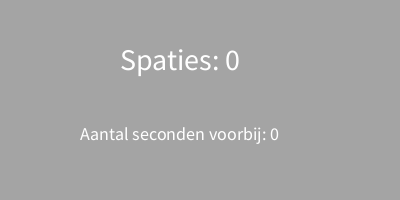
Frame 1 (no input)
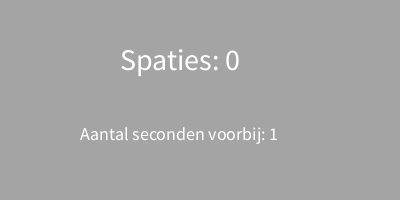
Frame 60 (the mouse pressed at the canvas centre just before this capture)
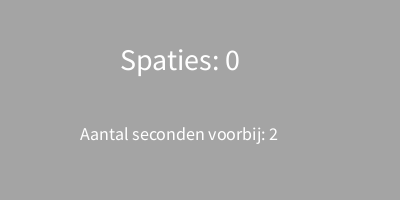
Frame 120 (the mouse held since frame 60 and released just before this capture)

The Processing sketch that drew these frames (run headless with seeded random() and noise(); from frame 60 on, the mouse is pressed at the canvas centre):

// Processing sketch: OpdrachtH12_2
// ── OpdrachtH12_2.pde
int spaties = 0;
boolean tijd = false;

void setup(){
  size(400,200);
}

void draw(){
  background(164,164,164);
  if(millis() < 10000){
    tijd = true;
    textSize(18);
    text("Aantal seconden voorbij: " + (millis() / 1000),80,140);
  }
  if(millis() >= 10000){
    tijd = false;
    textSize(20);
    text("Tijd is om. Spatiebalk was " + spaties + " keer ingedrukt.",15,150);
  }
  if(millis() > 10000){
    stop();
  }
  textSize(30);
  text("Spaties: " + spaties,120,70);
}

void keyPressed(){
  
}

void keyReleased(){
  if(keyCode == 32 && tijd){
  spaties++;
  }
}
